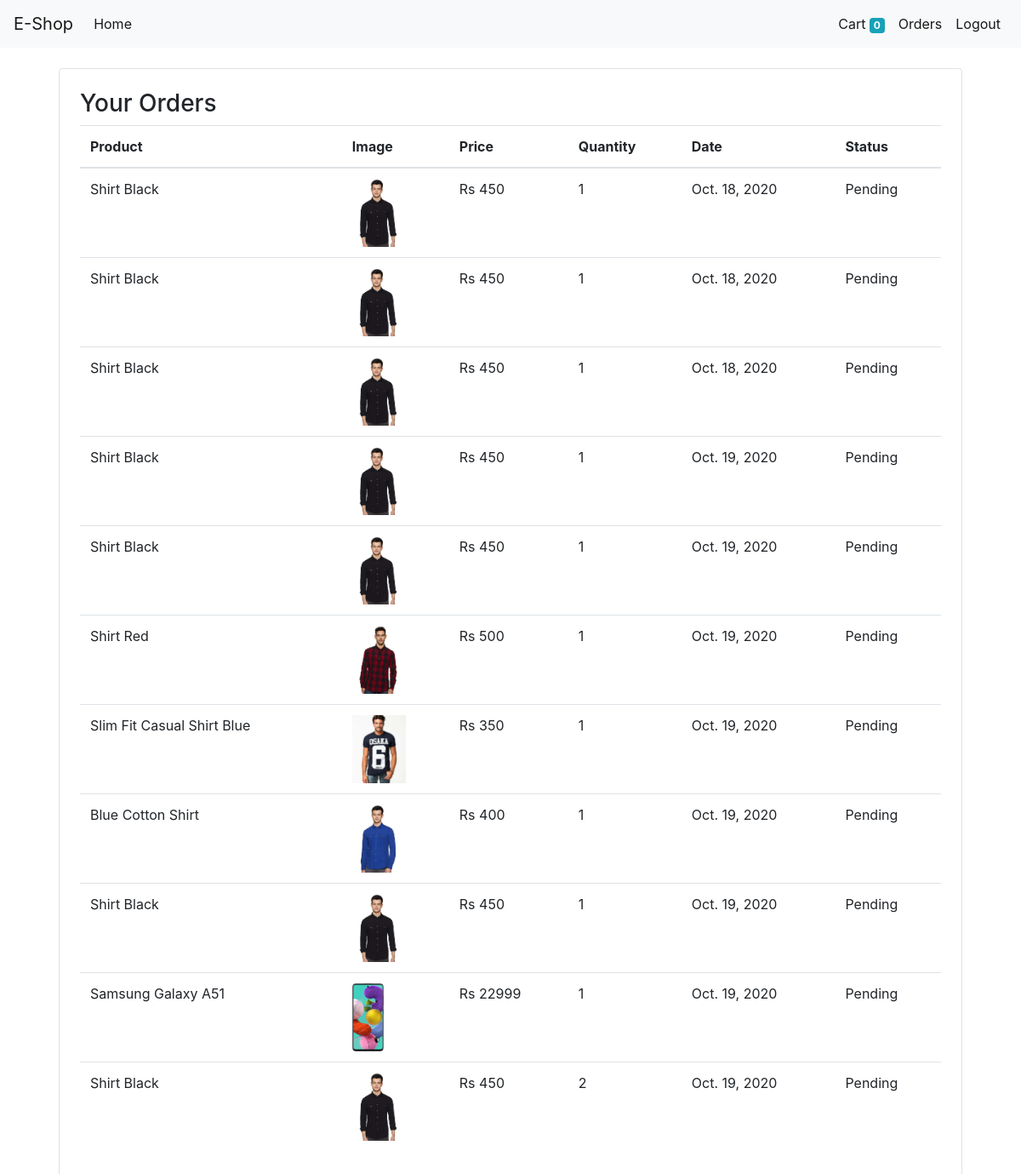
The page /orders (signed in) on the database its author committed.
### store/models/orders.py (models this page shows, shortened)
class Orders(models.Model):
    product=models.ForeignKey(Product,on_delete=models.CASCADE)
    customer=models.ForeignKey(Customer,on_delete=models.CASCADE)
    quantity=models.IntegerField(default=1)
    price=models.IntegerField()
    date=models.DateField(default=datetime.datetime.today)
    phone=models.CharField(max_length=15,default='')
    address=models.CharField(max_length=200,default='')
    status=models.BooleanField(default=False)
    @staticmethod
    def get_order_by_customer(customer):
        return Orders.objects.filter(customer=customer)

### store/models/product.py (models this page shows, shortened)
class Product(models.Model):
    name=models.CharField(max_length=100)
    price=models.IntegerField(default=0)
    description=models.CharField(max_length=200,null=False)
    image=models.ImageField(upload_to='uploads/products/')
    category=models.ForeignKey(Category,on_delete=models.CASCADE,default=1)

### store/middlewares/auth.py (the view)
    def middleware(request):
        response=get_response(request)
        print('middleware working')
        print(request.session.get('customer_id'))
        if not request.session.get('customer_id'):
            return_url=request.META['PATH_INFO']
            return redirect(f'login?return_url={return_url}')
        return response

### store/views.py (called while the page is built)
@auth_middleware
def order_history(request):
    cus=request.session.get('customer_id')
    ords=orders.Orders.get_order_by_customer(cus)
    return render(request,'store/orders.htm',{'orders':ords})

### store/templates/store/orders.htm
{% extends 'store/base.htm' %}
{% block content %}
{% load cart %}
<div class="container">
    <div class="border rounded p-4 m-4">
        <h3>Your Orders</h3>
        <table class="table">
            <thead>
                <tr>
                    <th>Product</th>
                    <th>Image</th>
                    <th>Price</th>
                    <th>Quantity</th>
                    <th>Date</th>
                    <th>Status</th>
                </tr>
            </thead>
            <tbody>
                {% for order in orders %}
                <tr>
                    <td scope="row">{{order.product.name}}</td>
                    <td><img src={{order.product.image.url}}  height="80px" alt=""></td>
                    <td>Rs {{order.price}}</td>
                    <td>{{order.quantity}}</td>
                    <td>{{order.date}}</td>
                    {% if order.status %}
                    <td class="badge badge-sucess">Shipped</td>
                    {%else%}
                    <td>Pending</td>
                    {%endif%}
                </tr>
              {% endfor %}
            </tbody>
        </table>
    </div>
</div>
{% endblock %}

### store/templates/store/base.htm (shortened to what this page needs)
<!doctype html>
<html lang="en">
  <head>
    <link rel="stylesheet" href="https://stackpath.bootstrapcdn.com/bootstrap/4.5.2/css/bootstrap.min.css">
  </head>
  <body>
    <nav class="navbar navbar-expand-lg navbar-light bg-light">
        <a class="navbar-brand" href="#">E-Shop</a>
        <div class="collapse navbar-collapse" id="navbarSupportedContent">
          <ul class="navbar-nav mr-auto">
            <li class="nav-item active">
              <a class="nav-link" href="/">Home <span class="sr-only">(current)</span></a>
            </li>
          </ul>
          <ul class="navbar-nav my-2 my-lg-0">
            <li class="nav-item active">
              <a class="nav-link" href="/cart">Cart
                <span class="badge badge-info">{{request.session.cart.keys|length}}</span><span class="sr-only">(current)</span></a>
            </li>
            {% if not request.session.customer_id %}
            <li class="nav-item active">
              <a class="nav-link" href="/login">Login <span class="sr-only">(current)</span></a>
            </li>
            <li class="nav-item active">
                <a class="nav-link" href="/signup">Signup <span class="sr-only">(current)</span></a>
              </li>
            {% else %}
              <li class="nav-item active">
                <a class="nav-link" href="/orders">Orders <span class="sr-only">(current)</span></a>
              </li>
              <li class="nav-item active">
                <a class="nav-link" href="/logout">Logout <span class="sr-only">(current)</span></a>
              </li>
            {% endif %}
          </ul>
        </div>
      </nav>
      {% block content %}
      {% endblock %}
  </body>
</html>

### rows shown on the page
Orders: product.name "Shirt Black", product.image (picture), price "450", quantity "1", date "Oct. 18, 2020", status "Pending"
Orders: product.name "Shirt Black", product.image (picture), price "450", quantity "1", date "Oct. 18, 2020", status "Pending"
Orders: product.name "Shirt Black", product.image (picture), price "450", quantity "1", date "Oct. 18, 2020", status "Pending"
Orders: product.name "Shirt Black", product.image (picture), price "450", quantity "1", date "Oct. 19, 2020", status "Pending"
Orders: product.name "Shirt Black", product.image (picture), price "450", quantity "1", date "Oct. 19, 2020", status "Pending"
Orders: product.name "Shirt Red", product.image (picture), price "500", quantity "1", date "Oct. 19, 2020", status "Pending"
Orders: product.name "Slim Fit Casual Shirt Blue", product.image (picture), price "350", quantity "1", date "Oct. 19, 2020", status "Pending"
Orders: product.name "Blue Cotton Shirt", product.image (picture), price "400", quantity "1", date "Oct. 19, 2020", status "Pending"
Orders: product.name "Shirt Black", product.image (picture), price "450", quantity "1", date "Oct. 19, 2020", status "Pending"
Orders: product.name "Samsung Galaxy A51", product.image (picture), price "22999", quantity "1", date "Oct. 19, 2020", status "Pending"
Orders: product.name "Shirt Black", product.image (picture), price "450", quantity "2", date "Oct. 19, 2020", status "Pending"

### other values the page prints
{{ request.session.cart.keys|length }} "0"
